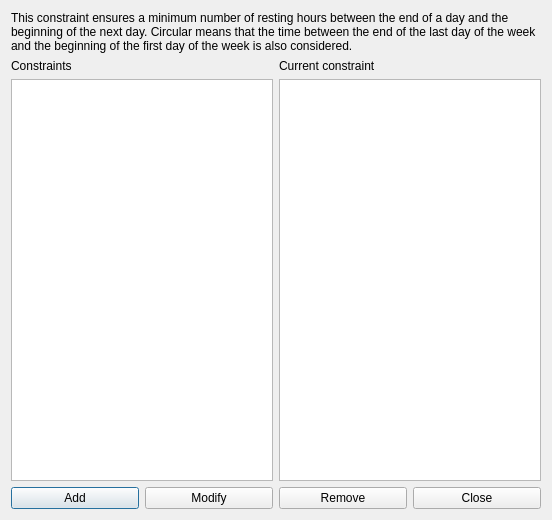
<?xml version="1.0" encoding="UTF-8"?>
<ui version="4.0">
 <class>ConstraintStudentsMinRestingHoursForm_template</class>
 <widget class="QDialog" name="ConstraintStudentsMinRestingHoursForm_template">
  <property name="geometry">
   <rect>
    <x>0</x>
    <y>0</y>
    <width>552</width>
    <height>520</height>
   </rect>
  </property>
  <property name="windowTitle">
   <string extracomment="This is the title of the dialog to see the list of all constraints of this type">Constraints students min resting hours</string>
  </property>
  <layout class="QGridLayout" name="gridLayout">
   <item row="0" column="0" colspan="2">
    <widget class="QLabel" name="label">
     <property name="sizePolicy">
      <sizepolicy hsizetype="Minimum" vsizetype="Minimum">
       <horstretch>0</horstretch>
       <verstretch>0</verstretch>
      </sizepolicy>
     </property>
     <property name="text">
      <string>This constraint ensures a minimum number of resting hours between the end of a day and the beginning of the next day. Circular means that the time between the end of the last day of the week and the beginning of the first day of the week is also considered.</string>
     </property>
     <property name="wordWrap">
      <bool>true</bool>
     </property>
    </widget>
   </item>
   <item row="1" column="0">
    <layout class="QVBoxLayout" name="verticalLayout">
     <item>
      <widget class="QLabel" name="constraintsTextLabel">
       <property name="frameShape">
        <enum>QFrame::NoFrame</enum>
       </property>
       <property name="frameShadow">
        <enum>QFrame::Plain</enum>
       </property>
       <property name="text">
        <string>Constraints</string>
       </property>
       <property name="wordWrap">
        <bool>false</bool>
       </property>
      </widget>
     </item>
     <item>
      <widget class="QListWidget" name="constraintsListWidget"/>
     </item>
    </layout>
   </item>
   <item row="1" column="1">
    <layout class="QVBoxLayout" name="verticalLayout_2">
     <item>
      <widget class="QLabel" name="currentConstraintTextLabel">
       <property name="text">
        <string>Current constraint</string>
       </property>
       <property name="wordWrap">
        <bool>false</bool>
       </property>
      </widget>
     </item>
     <item>
      <widget class="QPlainTextEdit" name="currentConstraintTextEdit"/>
     </item>
    </layout>
   </item>
   <item row="2" column="0" colspan="2">
    <layout class="QHBoxLayout" name="horizontalLayout">
     <item>
      <widget class="QPushButton" name="addConstraintPushButton">
       <property name="text">
        <string>Add</string>
       </property>
      </widget>
     </item>
     <item>
      <widget class="QPushButton" name="modifyConstraintPushButton">
       <property name="text">
        <string>Modify</string>
       </property>
      </widget>
     </item>
     <item>
      <widget class="QPushButton" name="removeConstraintPushButton">
       <property name="text">
        <string>Remove</string>
       </property>
      </widget>
     </item>
     <item>
      <widget class="QPushButton" name="closePushButton">
       <property name="text">
        <string>Close</string>
       </property>
      </widget>
     </item>
    </layout>
   </item>
  </layout>
 </widget>
 <layoutdefault spacing="6" margin="11"/>
 <resources/>
 <connections/>
</ui>
